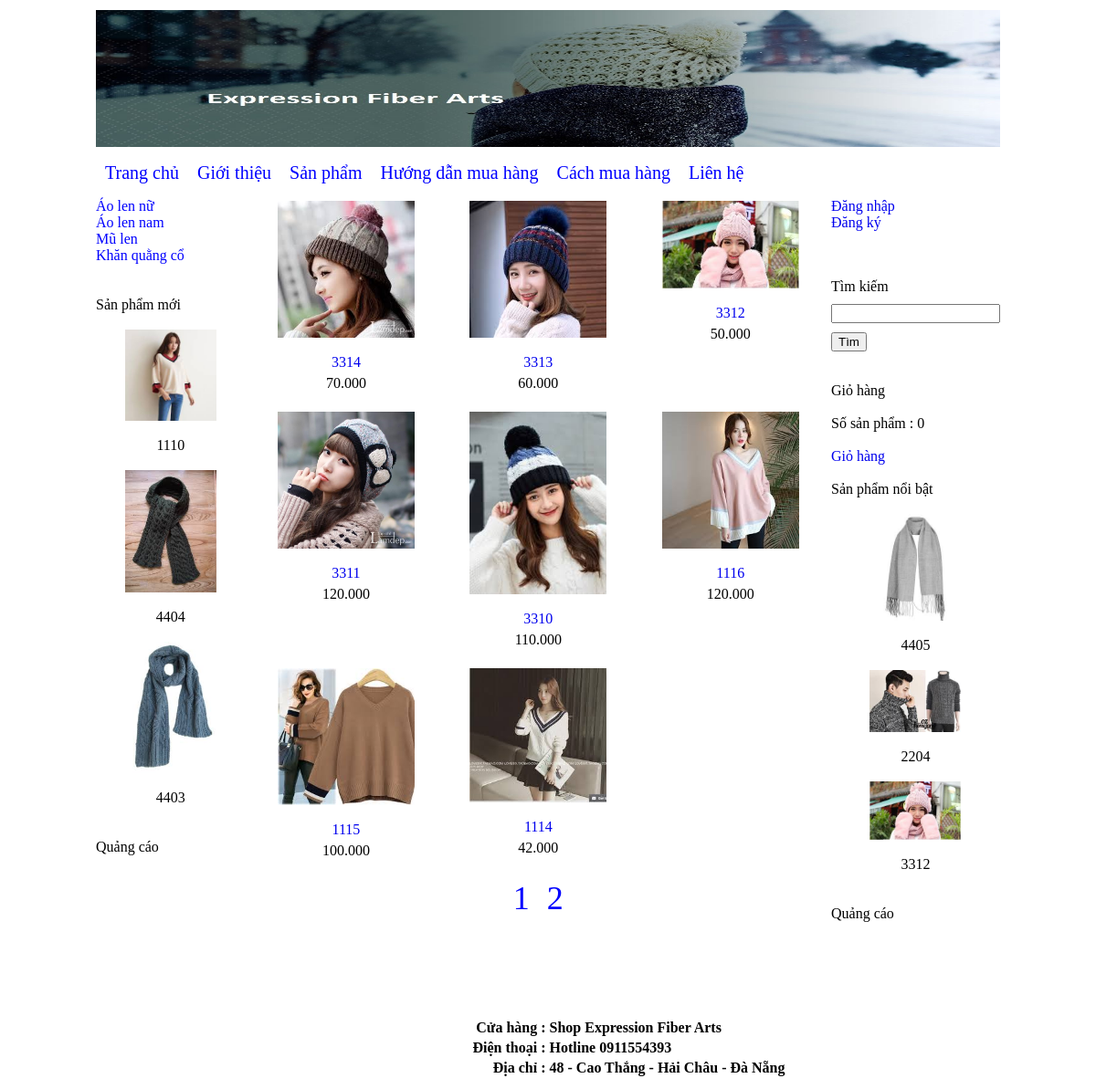
The app's page /?thamso=xuat_san_pham_2&trang=2 with its own data.
### tables this page shows
CREATE TABLE `banner` (
  `id` int(11) NOT NULL,
  `hinh` varchar(256) NOT NULL,
  `rong` varchar(256) NOT NULL,
  `cao` varchar(256) NOT NULL
);

CREATE TABLE `menu_ngang` (
  `id` int(11) NOT NULL,
  `ten` varchar(256) NOT NULL,
  `noi_dung` mediumtext NOT NULL,
  `loai_menu` varchar(256) NOT NULL
);

CREATE TABLE `menu_doc` (
  `id` int(11) NOT NULL,
  `ten` varchar(256) NOT NULL
);

CREATE TABLE `san_pham` (
  `id` int(11) NOT NULL,
  `ten` varchar(256) NOT NULL,
  `gia` int(255) NOT NULL,
  `hinh_anh` varchar(256) NOT NULL,
  `noi_dung` mediumtext NOT NULL,
  `thuoc_menu` int(255) NOT NULL,
  `noi_bat` varchar(256) NOT NULL,
  `trang_chu` varchar(256) NOT NULL,
  `sap_xep_trang_chu` int(255) NOT NULL
);

CREATE TABLE `footer` (
  `id` int(11) NOT NULL,
  `html` mediumtext NOT NULL
);

### chuc_nang/san_pham/xuat_toan_bo_san_pham.php (the view)
<?php
	$so_du_lieu=15;
	$tv="select count(*) from san_pham";
	$tv_1=mysqli_query($connect,$tv);
	$tv_2=mysqli_fetch_array($tv_1);
	$so_trang=ceil($tv_2[0]/$so_du_lieu);
	if(!isset($_GET['trang'])){$vtbd=0;}else{$vtbd=($_GET['trang']-1)*$so_du_lieu;}
	$tv="select id,ten,gia,hinh_anh,thuoc_menu from san_pham order by id desc limit $vtbd,$so_du_lieu";
	$tv_1=mysqli_query($connect,$tv);
	echo "<table>";
	while($tv_2=mysqli_fetch_array($tv_1))
	{
		echo "<tr>";
			for($i=1;$i<=3;$i++)
			{
				echo "<td align='center' width='215px' valign='top' >";
					if($tv_2!=false)
					{
						$link_anh="hinh_anh/san_pham/".$tv_2['hinh_anh'];
						$link_chi_tiet="?thamso=chi_tiet_san_pham&id=".$tv_2['id'];
						$gia=$tv_2['gia'];
						$gia=number_format($gia,0,",",".");
						echo "<a href='$link_chi_tiet' >";
							echo "<img src='$link_anh' width='150px' >";
						echo "</a>"; echo "<br>";	echo "<br>";
						echo "<a href='$link_chi_tiet' >";
							echo $tv_2['ten'];
						echo "</a>";
						echo "<div style='margin-top:5px' >";
						echo $gia;
						echo "</div>"; echo "<br>";
					}
					else
					{
						echo "&nbsp;";
					}
				echo "</td>";
				if($i!=3)
				{
					$tv_2=mysqli_fetch_array($tv_1);
				}
			}
		echo "</tr>";
	}
	echo "<tr>";
		echo "<td colspan='3' align='center' >";
			echo "<div class='phan_trang' >";
				for($i=1;$i<=$so_trang;$i++)
				{
					$link="?thamso=xuat_san_pham_2&trang=".$i;
					echo "<a href='$link' >";
						echo $i;echo " ";
					echo "</a>";
				}
			echo "</div>";
		echo "</td>";
	echo "</tr>";
	echo "</table>";
?>

### chuc_nang/banner/banner.php
<?php
	$tv="select * from banner limit 0,1";
	$tv_1=mysqli_query($connect,$tv);
	$tv_2=mysqli_fetch_array($tv_1);
	$link_hinh="hinh_anh/banner/".$tv_2['hinh'];
	echo "<img src='".$link_hinh."' width='".$tv_2['rong']."' height='".$tv_2['cao']."' >";
?>

### chuc_nang/menu_ngang/menu_ngang.php
<?php
	$tv="select id,ten,loai_menu from menu_ngang order by id";
	$tv_1=mysqli_query($connect,$tv);
	echo "<div class='menu_ngang' >";
	echo "<a href='index.php'>Trang chủ</a>";
	while($tv_2=mysqli_fetch_array($tv_1))
	{
		if($tv_2['loai_menu']==""){$link_menu="?thamso=xuat_mot_tin&id=".$tv_2['id'];}
		if($tv_2['loai_menu']=="san_pham"){$link_menu="?thamso=xuat_san_pham_2";}
		echo "<a href='$link_menu'>";
			echo $tv_2['ten'];
		echo "</a>";
	}
	echo "</div>";
?>

### chuc_nang/menu_doc/menu_doc.php
<?php
	$tv="select * from menu_doc order by id";
	$tv_1=mysqli_query($connect,$tv);
	echo "<div class='menu_doc' >";
	while($tv_2=mysqli_fetch_array($tv_1))
	{
		$link="?thamso=xuat_san_pham&id=".$tv_2['id'];
		echo "<a href='$link'>";
			echo $tv_2['ten'];
		echo "</a>";
	}
	echo "</div>";
?>

### chuc_nang/san_pham/moi.php
<br><br>
Sản phẩm mới <br><br>
<center>
	<?php
		$tv="select id,ten,hinh_anh from san_pham order by id desc limit 0,3";
		$tv_1=mysqli_query($connect,$tv);
		while($tv_2=mysqli_fetch_array($tv_1))
		{
			$link_anh="hinh_anh/san_pham/".$tv_2['hinh_anh'];
			$link_chi_tiet="?thamso=chi_tiet_san_pham&id=".$tv_2['id'];
			echo "<a href='$link_chi_tiet' >";
				echo "<img src='$link_anh' width='100px' >";
			echo "</a>";
			echo "<br><br>";
			echo $tv_2['ten'];
			echo "<br>";
			echo "<br>";
		}
	?>
</center>

### chuc_nang/san_pham/noi_bat.php
<br><br>
Sản phẩm nổi bật <br><br>
<center>
	<?php
		$tv="select id,ten,hinh_anh from san_pham where noi_bat='co' order by id desc limit 0,3";
		$tv_1=mysqli_query($connect,$tv);
		while($tv_2=mysqli_fetch_array($tv_1))
		{
			$link_anh="hinh_anh/san_pham/".$tv_2['hinh_anh'];
			$link_chi_tiet="?thamso=chi_tiet_san_pham&id=".$tv_2['id'];
			echo "<a href='$link_chi_tiet' >";
				echo "<img src='$link_anh' width='100px' >";
			echo "</a>";
			echo "<br><br>";
			echo $tv_2['ten'];
			echo "<br>";
			echo "<br>";
		}
	?>
</center>

### chuc_nang/footer/footer.php
<?php
	$tv="select * from footer limit 0,1";
	$tv_1=mysqli_query($connect,$tv);
	$tv_2=mysqli_fetch_array($tv_1);
	echo $tv_2['html'];
?>

### giao_dien/giao_dien.css (style rules this page uses)
a { text-decoration: none; }
div.menu_ngang a { color:blue; margin-left: 10px; margin-right: 10px; text-decoration: none; font-size:20px; }
div.menu_doc a { color:blue; text-decoration: none; display:block; }
div.phan_trang a { font-size:36px; margin-left:5px; margin-right:5px; text-decoration: none; color:blue; }

### records on screen
banner: hinh (picture)
menu_ngang: ten "Giới thiệu"
menu_ngang: ten "Sản phẩm"
menu_ngang: ten "Hướng dẫn mua hàng"
menu_ngang: ten "Cách mua hàng"
menu_ngang: ten "Liên hệ"
menu_doc: ten "Áo len nữ"
menu_doc: ten "Áo len nam"
menu_doc: ten "Mũ len"
menu_doc: ten "Khăn quằng cổ"
san_pham: hinh_anh (picture), ten "1110"
san_pham: hinh_anh (picture), ten "4404"
san_pham: hinh_anh (picture), ten "4403"
san_pham: hinh_anh (picture), ten "3314", gia "70.000"
san_pham: hinh_anh (picture), ten "3313", gia "60.000"
san_pham: hinh_anh (picture), ten "3312", gia "50.000"
san_pham: hinh_anh (picture), ten "3311", gia "120.000"
san_pham: hinh_anh (picture), ten "3310", gia "110.000"
san_pham: hinh_anh (picture), ten "1116", gia "120.000"
san_pham: hinh_anh (picture), ten "1115", gia "100.000"
san_pham: hinh_anh (picture), ten "1114", gia "42.000"
san_pham: hinh_anh (picture), ten "4405"
san_pham: hinh_anh (picture), ten "2204"
footer: html "Cửa hàng : Shop Expression Fiber Arts Điện thoại : Hotline 0911554393 Địa chỉ : 48 - Cao Thắng - Hải Châu - Đà Nẵng"

### other values on screen
$so_luong "0"
